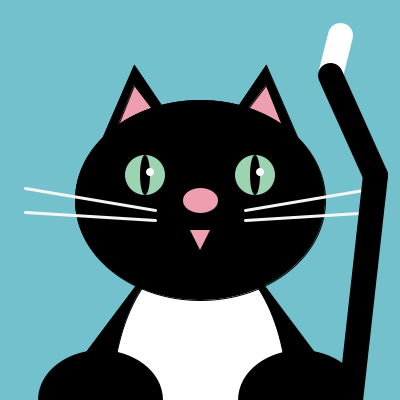
Frame 1 (no input)
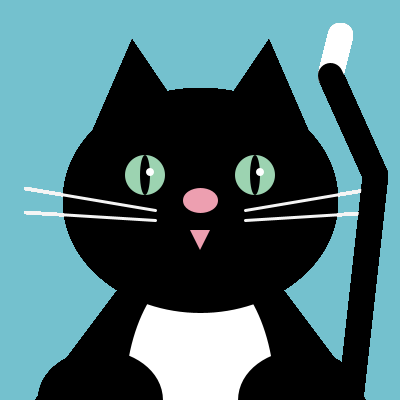
Frame 60 (the mouse pressed at the canvas centre just before this capture)
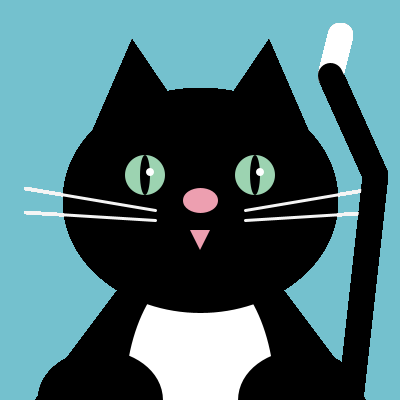
Frame 120 (the mouse held since frame 60 and released just before this capture)

The Processing sketch that drew these frames (run headless with seeded random() and noise(); from frame 60 on, the mouse is pressed at the canvas centre):

// Processing sketch: processing_61738
// ── processing_61738.pde

void setup(){
  size(400, 400);
  background(116, 193, 206);
}
void draw(){
  frameRate(30);
if (mouseY<=200){
cat();
}
else{
  catghost();
}
}
void cat(){

fill(0);
triangle(200, 200, 50, 400, 350, 400);
fill(237, 159, 176);
triangle(110, 145, 180, 145, 134, 85);
fill(237, 159, 176);
triangle(220, 145, 290, 145, 266, 85);
fill(0);
triangle(95, 155, 195, 155, 134, 65);
fill(0);
triangle(205, 155, 305, 155, 266, 65);
fill(237, 159, 176);
triangle(110, 145, 180, 145, 134, 85);
fill(237, 159, 176);
triangle(220, 145, 290, 145, 266, 85);
smooth();
fill(255);
ellipse(200, 400, 175, 300);
smooth();
fill(0);
ellipse(200, 200, 250, 200);
 fill(237, 159, 176);
 smooth();
fill(237, 159, 176);
strokeWeight(5);
stroke(237, 159, 176);
ellipse(200, 200, 30, 20);
smooth();
noStroke();
fill(156, 211, 177);
ellipse(145, 175, 40, 40);
smooth();
noStroke();
fill(156, 211, 177);
ellipse(255, 175, 40, 40);
smooth();
fill(0);
ellipse(145, 175, 10, 40);
smooth();
fill(0);
ellipse(255, 175, 10, 40);
smooth();
noStroke();
fill(255);
ellipse(260, 172, 8, 8);
smooth();
noStroke();
fill(255);
ellipse(150, 172, 8, 8);
smooth();
strokeWeight(3);
stroke(245);
line(245, 210, 375, 188);
smooth();
strokeWeight(3);
stroke(245);
line(245, 220, 375, 212);
smooth();
strokeWeight(3);
stroke(245);
line(155, 220, 25, 212);
smooth();
strokeWeight(3);
stroke(245);
line(155, 210, 25, 188);
noStroke();
fill(237, 159, 176);
triangle(190, 230, 210, 230, 200, 250);
smooth();
strokeWeight(25);
stroke(0);
line(350, 400, 375, 175);
smooth();
strokeWeight(25);
stroke(255);
line(330, 75, 340, 35);
smooth();
strokeWeight(25);
stroke(0);
line(375, 175, 330, 75);
smooth();
fill(0);
ellipse(100, 400, 100, 75);
smooth();
fill(0);
ellipse(300, 400, 100, 75);

}
void catghost(){
  fill(255);
  stroke(245);
triangle(200, 200, 50, 400, 350, 400);
fill(255);
stroke(245);
triangle(95, 155, 195, 155, 134, 65);
fill(255);
stroke(245);
triangle(205, 155, 305, 155, 266, 65);
stroke(245);
fill(255);
triangle(110, 145, 180, 145, 134, 85);
fill(255);
stroke(245);
triangle(220, 145, 290, 145, 266, 85);
smooth();
fill(255);
stroke(245);
ellipse(200, 400, 175, 300);
smooth();
fill(255);
stroke(245);
ellipse(200, 200, 250, 200);
smooth();
fill(255);
stroke(245);
ellipse(200, 200, 30, 20);
smooth();
fill(255);
stroke(245);
ellipse(145, 175, 40, 40);
smooth();
stroke(245);
fill(255);
ellipse(255, 175, 40, 40);
smooth();
fill(255);
stroke(245);
ellipse(145, 175, 10, 40);
smooth();
fill(255);
stroke(245);
ellipse(255, 175, 10, 40);
smooth();
fill(255);
stroke(245);
ellipse(260, 172, 8, 8);
smooth();
fill(255);
stroke(245);
ellipse(150, 172, 8, 8);
smooth();
strokeWeight(3);
stroke(245);
line(245, 210, 375, 188);
smooth();
strokeWeight(3);
stroke(245);
line(245, 220, 375, 212);
smooth();
strokeWeight(3);
stroke(245);
line(155, 220, 25, 212);
smooth();
strokeWeight(3);
stroke(255);
line(155, 210, 25, 188);
stroke(245);
fill(255);
triangle(190, 230, 210, 230, 200, 250);
smooth();
strokeWeight(25);
stroke(245);
line(350, 400, 375, 175);
smooth();
strokeWeight(25);
stroke(245);
line(330, 75, 340, 35);
smooth();
strokeWeight(25);
stroke(245);
line(375, 175, 330, 75);
smooth();
fill(255);
stroke(245);
ellipse(100, 400, 100, 75);
smooth();
fill(255);
stroke(245);
ellipse(300, 400, 100, 75);

}
